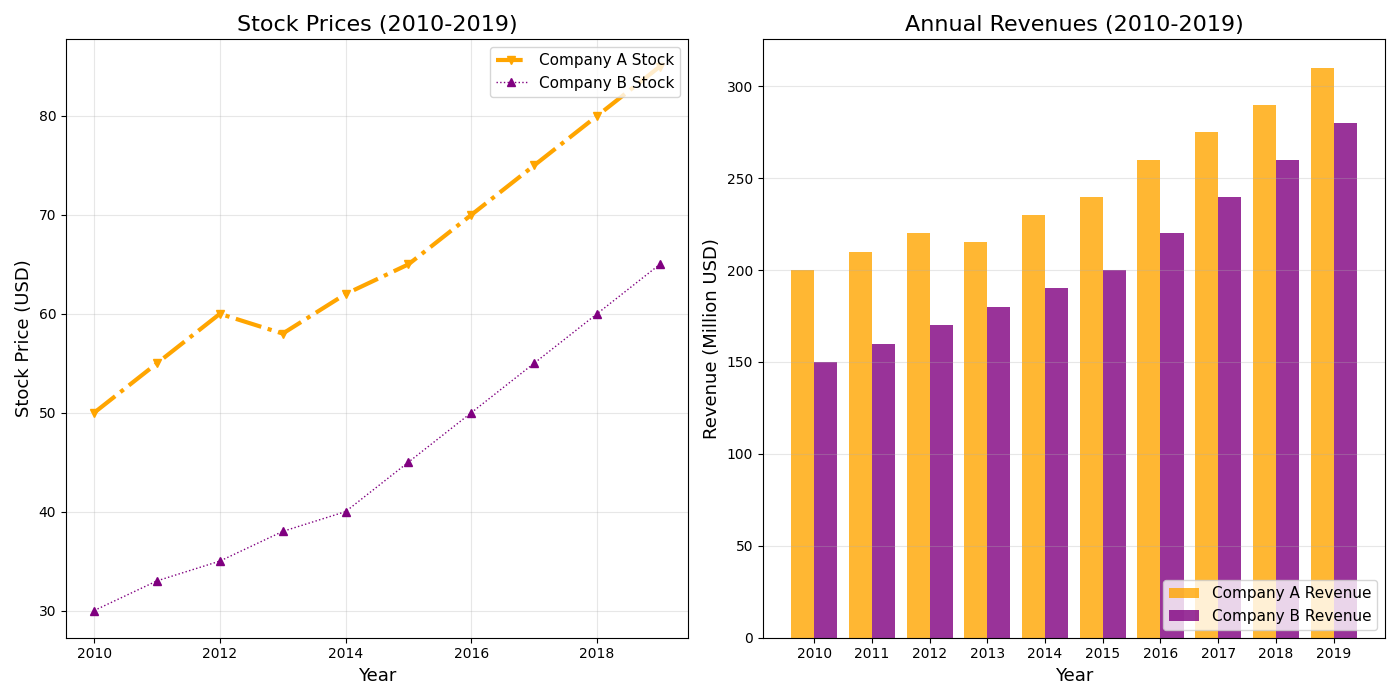

This figure's Python source:
import matplotlib.pyplot as plt
import numpy as np

# Data creation
years = np.arange(2010, 2020)

company_a_stock = [50, 55, 60, 58, 62, 65, 70, 75, 80, 85]
company_b_stock = [30, 33, 35, 38, 40, 45, 50, 55, 60, 65]

company_a_revenue = [200, 210, 220, 215, 230, 240, 260, 275, 290, 310]
company_b_revenue = [150, 160, 170, 180, 190, 200, 220, 240, 260, 280]

fig, (ax1, ax2) = plt.subplots(1, 2, figsize=(14, 7))

ax1.plot(years, company_a_stock, label='Company A Stock', color='orange', marker='v', linestyle='-.', linewidth=3)
ax1.plot(years, company_b_stock, label='Company B Stock', color='purple', marker='^', linestyle=':', linewidth=1)

ax1.set_title('Stock Prices (2010-2019)', fontsize=16, fontweight='normal')
ax1.set_xlabel('Year', fontsize=13)
ax1.set_ylabel('Stock Price (USD)', fontsize=13)
ax1.legend(loc='upper right', fontsize=11)
ax1.grid(True, linestyle='-', alpha=0.3)

bar_width = 0.4
bar_positions1 = np.arange(len(company_a_revenue))
bar_positions2 = bar_positions1 + bar_width

ax2.bar(bar_positions1, company_a_revenue, width=bar_width, color='orange', alpha=0.8, label='Company A Revenue')
ax2.bar(bar_positions2, company_b_revenue, width=bar_width, color='purple', alpha=0.8, label='Company B Revenue')

ax2.set_title('Annual Revenues (2010-2019)', fontsize=16, fontweight='normal')
ax2.set_xlabel('Year', fontsize=13)
ax2.set_ylabel('Revenue (Million USD)', fontsize=13)
ax2.set_xticks(bar_positions1 + bar_width / 2)
ax2.set_xticklabels(years)
ax2.legend(loc='lower right', fontsize=11)
ax2.grid(True, linestyle='-', alpha=0.3, axis='y')

plt.tight_layout()
plt.show()
